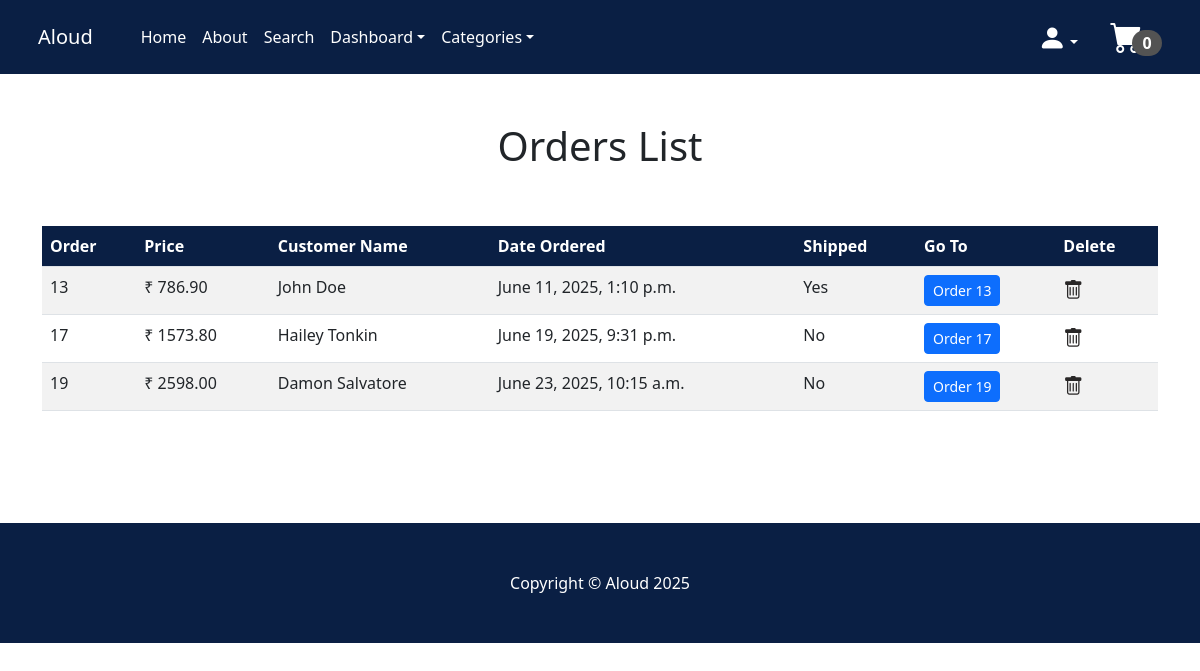
/orders_dash/ (signed in), run on an earlier commit of the app's database.
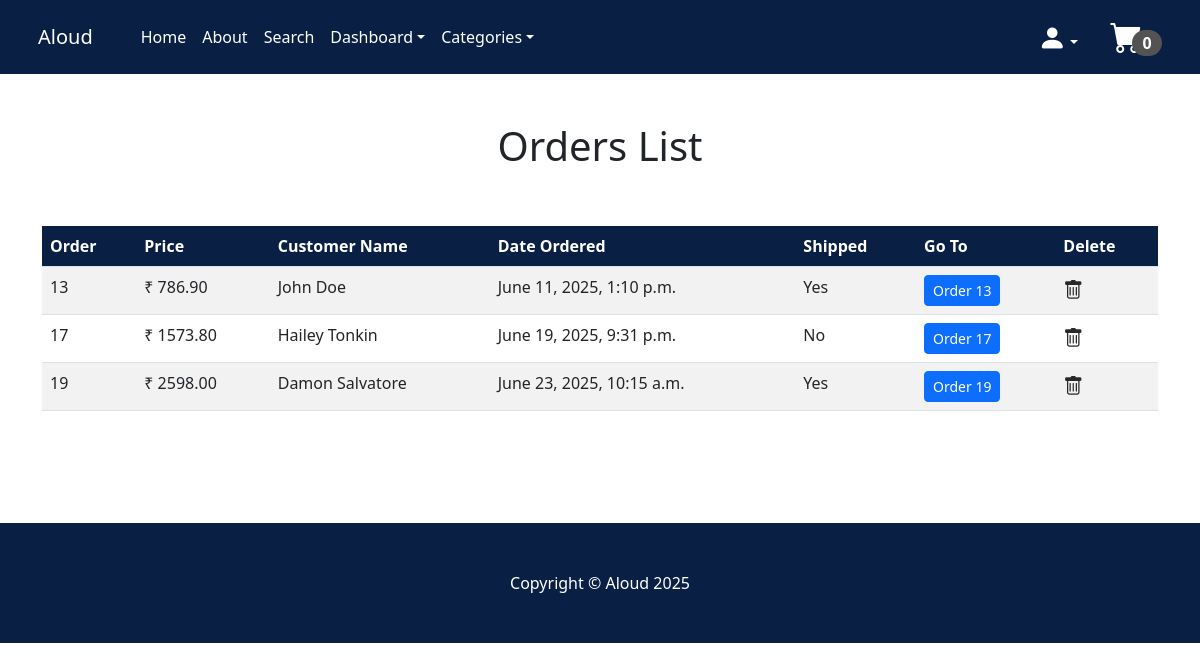
And on a later commit of the database.
### payment/models.py (models this page shows, shortened)
class Order(models.Model):
    user = models.ForeignKey(User, on_delete=models.CASCADE, null=True, blank=True)
    full_name=models.CharField(max_length=300)
    email=models.EmailField(max_length=250)
    phone=models.CharField(max_length=20)
    shipping_address=models.TextField(max_length=10000)
    amount_paid=models.DecimalField(max_digits=10, decimal_places=2)
    date_ordered=models.DateTimeField(auto_now_add=True)
    shipped = models.BooleanField(default=False)
    date_shipped = models.DateTimeField(blank=True, null=True)

### store/views.py (the view)
# urls.py: path('orders_dash/', views.orders_dash, name= 'orders_dash'),       #To view all the orders in the dashboard
def orders_dash(request):
    if request.user.is_authenticated and request.user.is_superuser:
        orders = Order.objects.all()
        return render(request, 'orders_dash.html', {'orders': orders})
    else:
        messages.success(request, 'Access denied to this page')
        return redirect('home')

### cart/cart.py (called while the page is built)
    def __len__(self):
        return sum(self.cart.values())

### cart/context_processors.py (called while the page is built)
def cart(request):
    return{'cart':Cart(request)}

### store/context_processors.py (called while the page is built)
def categories_processor(request):
    return {
        'categories': Category.objects.all()
    }

### store/models.py (called while the page is built)
    def __str__(self):
        return self.name

### store/templates/orders_dash.html
{% extends 'base.html' %}
{% block content %}
    <div class="container">
        <div class="row">
            <center>
                <div class="col-12">
<br/><br/>
<h1>Orders List</h1>
<br/><br/>
<div>
    <table class="table table table-striped table-hover">
  <thead style="background-color: #0a1f44;">
    <tr style="color: white;">
      <th scope="col">Order</th>
      <th scope="col">Price</th>
      <th scope="col">Customer Name</th>
      <th scope="col">Date Ordered</th>
      <th scope="col">Shipped</th>
      <th scope="col">Go To</th>
      <th scope="col">Delete</th>
    </tr>
  </thead>
  <tbody>
    {% for item in orders %}
    <tr>
      <td>{{item.id}}</td>
      <td>₹ {{item.amount_paid}}</td>
      <td>{{item.full_name}}</td>
      <td>{{item.date_ordered}}</td>
      {% if item.shipped %}
      <td>Yes</td>
      {% else %}
      <td>No</td>
      {% endif %}
      <td><a href="{% url 'orderin_dash' item.id %}" class="btn btn-primary btn-sm">Order {{item.id}}</a></td>
      <td><a href="{% url 'order_del' item.pk %}"><i class="bi bi-trash fs-5" style="color: rgb(41, 39, 39);"></i></a></td>
    </tr>
    {% endfor %}
  </tbody>
</table>
<br/><br/><br/><br/>
</div>
                </div>
            </center>
        </div>
    </div>
{% endblock %}

What changed in the data, as far as the page shows it:
changed Order "Damon Salvatore": shipped "No" → "Yes"
